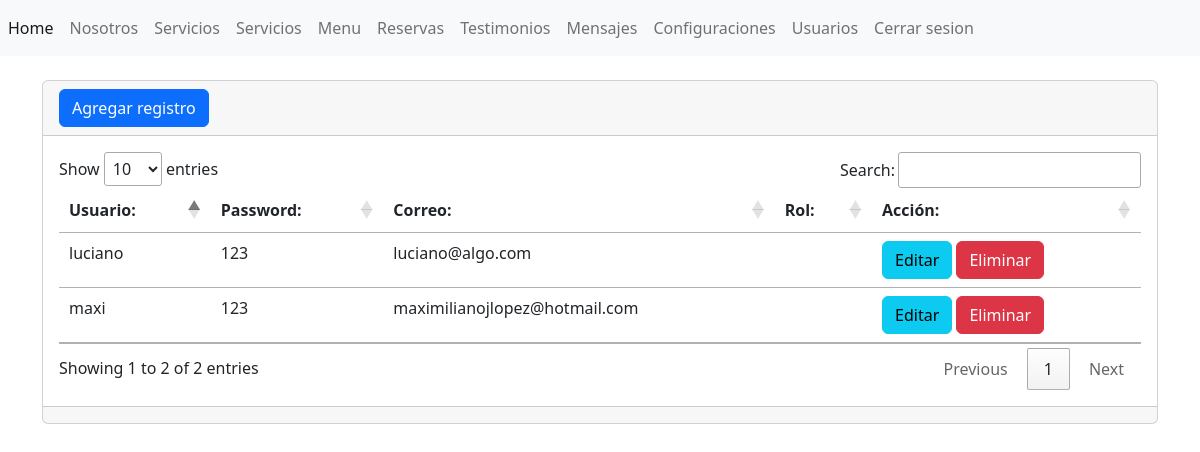
/admin/secciones/usuarios/index.php, run on the app's committed database.
### tables this page shows
CREATE TABLE IF NOT EXISTS tbl_usuarios (
  id INT AUTO_INCREMENT PRIMARY KEY,
  usuario VARCHAR(255) NOT NULL,
  password VARCHAR(255) NOT NULL,
  correo VARCHAR(255) NOT NULL
);

### admin/secciones/usuarios/index.php (the view, shortened to what this page needs)
<?php include("../../bd.php");
    $sentencia= $conexion->prepare("SELECT * FROM `tbl_usuarios`");
    $sentencia->execute();
    $lista_usuarios=$sentencia->fetchAll(PDO::FETCH_ASSOC);
    include("../../templates/header.php");?>
<div class="card">
        <div class="card-header">
        <a name="" id="" class="btn btn-primary" href="crear.php" role="button">Agregar registro</a>
        </div>
        <div class="card-body">
        <div class="table-responsive">
        <table class="table table">
            <thead>
                <tr>
                    <th scope="col">Usuario:</th>
                    <th scope="col">Password:</th>
                    <th scope="col">Correo:</th>
                    <th scope="col">Rol:</th>
                    <th scope="col">Acción:</th>
                </tr>
            </thead>
            <tbody>
            <?php foreach($lista_usuarios as $registros){?>
                <tr class="">
                    <td><?php echo $registros['usuario'];?></td>
                    <td><?php echo $registros['password'];?></td>
                    <td><?php echo $registros['correo'];?></td>
                    <td><?php echo $registros['id_rol'];?></td>
                    <td>
                        <a name="" id="" class="btn btn-info" href="editar.php?txtid=<?php echo $registros['id']; ?> " role="button" role="button">Editar</a>
                        <a name="" id="" class="btn btn-danger" href="index.php?txtid=<?php echo $registros['id']; ?> " role="button">Eliminar</a>
                </td>
                </tr>
                <?php } ?>
            </tbody>
        </table>
    </div>
        </div>
        <div class="card-footer text-muted">
        </div>
       </div>
<?php include("../../templates/footer.php"); ?>

### data on the page
tbl_usuarios: usuario "luciano", password "123", correo "luciano@algo.com"
tbl_usuarios: usuario "maxi", password "123", correo "maximilianojlopez@hotmail.com"
